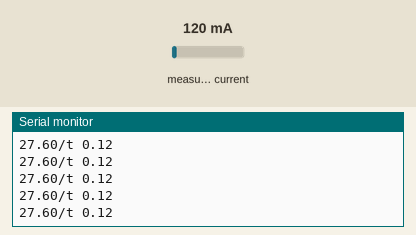
Recording of a sketch running on a simulated Arduino Uno, built with avr-gcc and run on an emulated ATmega328P. Parts: the last lines printed to the serial monitor. The test bench sets the inputs (shaded band); at power-on: measured current 120 mA.

Above: at 1.2 s.
1.3 s: measured current set to 40 mA
At 1.58 s:
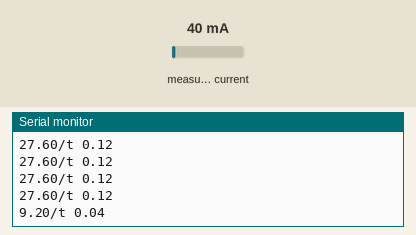
4.3 s: measured current set to 500 mA
At 4.44 s:
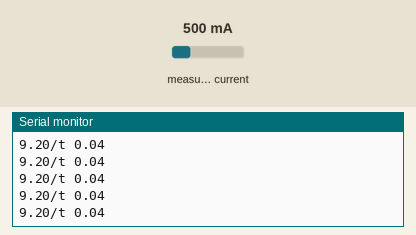
Timing chart, 0 to 7.3 s (numbered marks = the images above; inputs shaded):
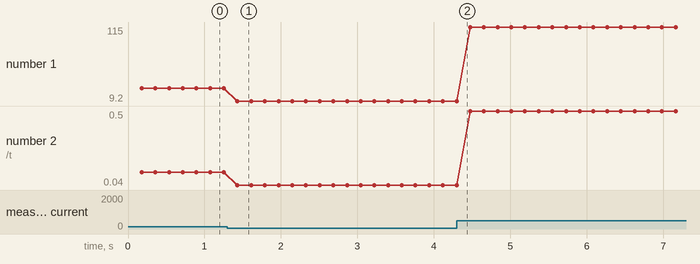

The sketch:

current_only.ino
```cpp
// (licence header left out)
#include "EmonLib.h"                   // Include Emon Library
EnergyMonitor emon1;                   // Create an instance

void setup()
{
  Serial.begin(9600);

  emon1.current(A0,30.303030);             // Current: input pin, calibration.
}

void loop()
{
  double Irms = emon1.calcIrms(1480);  // Calculate Irms only

  Serial.print(Irms*230.0);	       // Apparent power
  Serial.print("/t ");
  Serial.println(Irms);		       // Irms
}
```

Measured:
- after the input at 1.3 s, the serial monitor: prints a new line after 0.13 s (image 1)
- plotted number 1: 27.6 → 9.2 after the input at 1.3 s, 9.2 → 115 after the input at 4.3 s
- plotted number 2: 0.12 → 0.04 after the input at 1.3 s, 0.04 → 0.5 after the input at 4.3 s
